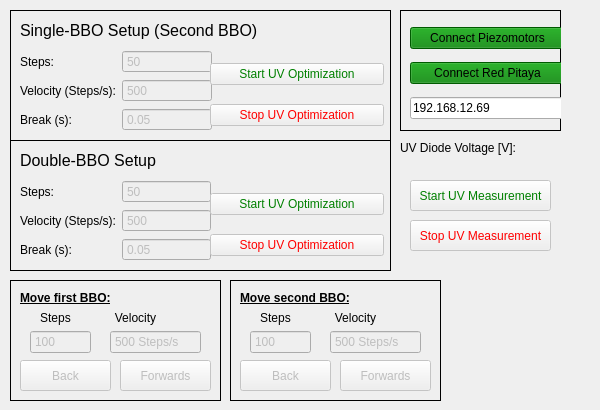
    <widget class="QWidget" name="BBO_tab">
     <attribute name="title">
      <string>UV Opt.</string>
     </attribute>
     <widget class="QFrame" name="frame_10">
      <property name="geometry">
       <rect>
        <x>230</x>
        <y>280</y>
        <width>211</width>
        <height>121</height>
       </rect>
      </property>
      <property name="frameShape">
       <enum>QFrame::Box</enum>
      </property>
      <property name="frameShadow">
       <enum>QFrame::Plain</enum>
      </property>
      <widget class="QLabel" name="label_38">
       <property name="geometry">
        <rect>
         <x>10</x>
         <y>30</y>
         <width>71</width>
         <height>16</height>
        </rect>
       </property>
       <property name="text">
        <string>Steps</string>
       </property>
       <property name="alignment">
        <set>Qt::AlignCenter</set>
       </property>
      </widget>
      <widget class="QPushButton" name="bbo_button_back">
       <property name="enabled">
        <bool>false</bool>
       </property>
       <property name="geometry">
        <rect>
         <x>10</x>
         <y>80</y>
         <width>91</width>
         <height>31</height>
        </rect>
       </property>
       <property name="text">
        <string>Back</string>
       </property>
      </widget>
      <widget class="QPushButton" name="bbo_button_forwards">
       <property name="enabled">
        <bool>false</bool>
       </property>
       <property name="geometry">
        <rect>
         <x>110</x>
         <y>80</y>
         <width>91</width>
         <height>31</height>
        </rect>
       </property>
       <property name="text">
        <string>Forwards</string>
       </property>
      </widget>
      <widget class="QLabel" name="label_3">
       <property name="geometry">
        <rect>
         <x>90</x>
         <y>30</y>
         <width>71</width>
         <height>16</height>
        </rect>
       </property>
       <property name="text">
        <string>Velocity</string>
       </property>
       <property name="alignment">
        <set>Qt::AlignCenter</set>
       </property>
      </widget>
      <widget class="QLabel" name="label_22">
       <property name="geometry">
        <rect>
         <x>10</x>
         <y>10</y>
         <width>161</width>
         <height>16</height>
        </rect>
       </property>
       <property name="font">
        <font>
         <bold>true</bold>
         <underline>true</underline>
        </font>
       </property>
       <property name="text">
        <string>Move second BBO:</string>
       </property>
      </widget>
      <widget class="QDoubleSpinBox" name="bbo_lineEdit_velocity">
       <property name="enabled">
        <bool>false</bool>
       </property>
       <property name="geometry">
        <rect>
         <x>100</x>
         <y>50</y>
         <width>91</width>
         <height>24</height>
        </rect>
       </property>
       <property name="buttonSymbols">
        <enum>QAbstractSpinBox::NoButtons</enum>
       </property>
       <property name="correctionMode">
        <enum>QAbstractSpinBox::CorrectToNearestValue</enum>
       </property>
       <property name="suffix">
        <string> Steps/s</string>
       </property>
       <property name="decimals">
        <number>0</number>
       </property>
       <property name="minimum">
        <double>1.000000000000000</double>
       </property>
       <property name="maximum">
        <double>1500.000000000000000</double>
       </property>
       <property name="singleStep">
        <double>1.000000000000000</double>
       </property>
       <property name="value">
        <double>500.000000000000000</double>
       </property>
      </widget>
      <widget class="QDoubleSpinBox" name="bbo_lineEdit_relativeSteps">
       <property name="enabled">
        <bool>false</bool>
       </property>
       <property name="geometry">
        <rect>
         <x>20</x>
         <y>50</y>
         <width>61</width>
         <height>24</height>
        </rect>
       </property>
       <property name="buttonSymbols">
        <enum>QAbstractSpinBox::NoButtons</enum>
       </property>
       <property name="correctionMode">
        <enum>QAbstractSpinBox::CorrectToNearestValue</enum>
       </property>
       <property name="suffix">
        <string/>
       </property>
       <property name="decimals">
        <number>0</number>
       </property>
       <property name="minimum">
        <double>1.000000000000000</double>
       </property>
       <property name="maximum">
        <double>10000.000000000000000</double>
       </property>
       <property name="singleStep">
        <double>1.000000000000000</double>
       </property>
       <property name="value">
        <double>100.000000000000000</double>
       </property>
      </widget>
     </widget>
     <widget class="QFrame" name="frame_11">
      <property name="geometry">
       <rect>
        <x>10</x>
        <y>10</y>
        <width>381</width>
        <height>131</height>
       </rect>
      </property>
      <property name="frameShape">
       <enum>QFrame::Box</enum>
      </property>
      <property name="frameShadow">
       <enum>QFrame::Plain</enum>
      </property>
      <widget class="QWidget" name="formLayoutWidget">
       <property name="geometry">
        <rect>
         <x>10</x>
         <y>40</y>
         <width>192</width>
         <height>95</height>
        </rect>
       </property>
       <layout class="QFormLayout" name="formLayout">
        <property name="labelAlignment">
         <set>Qt::AlignLeading|Qt::AlignLeft|Qt::AlignVCenter</set>
        </property>
        <property name="formAlignment">
         <set>Qt::AlignHCenter|Qt::AlignTop</set>
        </property>
        <item row="0" column="0">
         <widget class="QLabel" name="bbo_label_steps">
          <property name="text">
           <string>Steps:</string>
          </property>
          <property name="alignment">
           <set>Qt::AlignLeading|Qt::AlignLeft|Qt::AlignVCenter</set>
          </property>
         </widget>
        </item>
        <item row="1" column="0">
         <widget class="QLabel" name="bbo_label_velocity">
          <property name="enabled">
           <bool>true</bool>
          </property>
          <property name="text">
           <string>Velocity (Steps/s):</string>
          </property>
         </widget>
        </item>
        <item row="2" column="0">
         <widget class="QLabel" name="bbo_label_break">
          <property name="text">
           <string>Break (s):</string>
          </property>
         </widget>
        </item>
        <item row="0" column="1">
         <widget class="QDoubleSpinBox" name="bbo_lineEdit_steps">
          <property name="enabled">
           <bool>false</bool>
          </property>
          <property name="buttonSymbols">
           <enum>QAbstractSpinBox::NoButtons</enum>
          </property>
          <property name="correctionMode">
           <enum>QAbstractSpinBox::CorrectToNearestValue</enum>
          </property>
          <property name="suffix">
           <string/>
          </property>
          <property name="decimals">
           <number>0</number>
          </property>
          <property name="minimum">
           <double>1.000000000000000</double>
          </property>
          <property name="maximum">
           <double>1000.000000000000000</double>
          </property>
          <property name="singleStep">
           <double>1.000000000000000</double>
          </property>
          <property name="value">
           <double>50.000000000000000</double>
          </property>
         </widget>
        </item>
        <item row="1" column="1">
         <widget class="QDoubleSpinBox" name="bbo_lineEdit_scanVelocity">
          <property name="enabled">
           <bool>false</bool>
          </property>
          <property name="buttonSymbols">
           <enum>QAbstractSpinBox::NoButtons</enum>
          </property>
          <property name="correctionMode">
           <enum>QAbstractSpinBox::CorrectToNearestValue</enum>
          </property>
          <property name="suffix">
           <string/>
          </property>
          <property name="decimals">
           <number>0</number>
          </property>
          <property name="minimum">
           <double>1.000000000000000</double>
          </property>
          <property name="maximum">
           <double>1500.000000000000000</double>
          </property>
          <property name="singleStep">
           <double>1.000000000000000</double>
          </property>
          <property name="value">
           <double>500.000000000000000</double>
          </property>
         </widget>
        </item>
        <item row="2" column="1">
         <widget class="QDoubleSpinBox" name="bbo_lineEdit_break">
          <property name="enabled">
           <bool>false</bool>
          </property>
          <property name="buttonSymbols">
           <enum>QAbstractSpinBox::NoButtons</enum>
          </property>
          <property name="correctionMode">
           <enum>QAbstractSpinBox::CorrectToNearestValue</enum>
          </property>
          <property name="suffix">
           <string/>
          </property>
          <property name="decimals">
           <number>2</number>
          </property>
          <property name="minimum">
           <double>0.000000000000000</double>
          </property>
          <property name="maximum">
           <double>1.000000000000000</double>
          </property>
          <property name="singleStep">
           <double>0.100000000000000</double>
          </property>
          <property name="value">
           <double>0.050000000000000</double>
          </property>
         </widget>
        </item>
       </layout>
      </widget>
      <widget class="QWidget" name="verticalLayoutWidget_7">
       <property name="geometry">
        <rect>
         <x>200</x>
         <y>40</y>
         <width>174</width>
         <height>91</height>
        </rect>
       </property>
       <layout class="QVBoxLayout" name="verticalLayout_7">
        <item>
         <widget class="QPushButton" name="bbo_button_startUvScan">
          <property name="enabled">
           <bool>false</bool>
          </property>
          <property name="styleSheet">
           <string notr="true">color: green</string>
          </property>
          <property name="text">
           <string>Start UV Optimization</string>
          </property>
         </widget>
        </item>
        <item>
         <widget class="QPushButton" name="bbo_button_stopUvScan">
          <property name="enabled">
           <bool>false</bool>
          </property>
          <property name="styleSheet">
           <string notr="true">color: red</string>
          </property>
          <property name="text">
           <string>Stop UV Optimization</string>
          </property>
         </widget>
        </item>
       </layout>
      </widget>
      <widget class="QLabel" name="label_19">
       <property name="geometry">
        <rect>
         <x>10</x>
         <y>10</y>
         <width>361</width>
         <height>21</height>
        </rect>
       </property>
       <property name="font">
        <font>
         <pointsize>12</pointsize>
        </font>
       </property>
       <property name="text">
        <string>Single-BBO Setup (Second BBO)</string>
       </property>
      </widget>
     </widget>
     <widget class="QFrame" name="frame_13">
      <property name="geometry">
       <rect>
        <x>400</x>
        <y>10</y>
        <width>161</width>
        <height>121</height>
       </rect>
      </property>
      <property name="frameShape">
       <enum>QFrame::Box</enum>
      </property>
      <property name="frameShadow">
       <enum>QFrame::Plain</enum>
      </property>
      <widget class="QWidget" name="verticalLayoutWidget_6">
       <property name="geometry">
        <rect>
         <x>10</x>
         <y>10</y>
         <width>155</width>
         <height>109</height>
        </rect>
       </property>
       <layout class="QVBoxLayout" name="verticalLayout_6">
        <item>
         <widget class="QPushButton" name="bbo_button_connectPiezo">
          <property name="styleSheet">
           <string notr="true">background-color: green</string>
          </property>
          <property name="text">
           <string>Connect Piezomotors</string>
          </property>
          <property name="checkable">
           <bool>true</bool>
          </property>
         </widget>
        </item>
        <item>
         <widget class="QPushButton" name="bbo_button_connectRP">
          <property name="styleSheet">
           <string notr="true">background-color: green</string>
          </property>
          <property name="text">
           <string>Connect Red Pitaya</string>
          </property>
          <property name="checkable">
           <bool>true</bool>
          </property>
         </widget>
        </item>
        <item>
         <widget class="QLineEdit" name="bbo_lineEdit_ipRedPitaya">
          <property name="text">
           <string>192.168.12.69</string>
          </property>
         </widget>
        </item>
       </layout>
      </widget>
     </widget>
     <widget class="QFrame" name="frame_12">
      <property name="geometry">
       <rect>
        <x>10</x>
        <y>140</y>
        <width>381</width>
        <height>131</height>
       </rect>
      </property>
      <property name="frameShape">
       <enum>QFrame::Box</enum>
      </property>
      <property name="frameShadow">
       <enum>QFrame::Plain</enum>
      </property>
      <widget class="QWidget" name="formLayoutWidget_2">
       <property name="geometry">
        <rect>
         <x>10</x>
         <y>40</y>
         <width>191</width>
         <height>95</height>
        </rect>
       </property>
       <layout class="QFormLayout" name="formLayout_2">
        <property name="labelAlignment">
         <set>Qt::AlignLeading|Qt::AlignLeft|Qt::AlignVCenter</set>
        </property>
        <property name="formAlignment">
         <set>Qt::AlignHCenter|Qt::AlignTop</set>
        </property>
        <item row="0" column="0">
         <widget class="QLabel" name="bbo_label_steps_2">
          <property name="text">
           <string>Steps:</string>
          </property>
          <property name="alignment">
           <set>Qt::AlignLeading|Qt::AlignLeft|Qt::AlignVCenter</set>
          </property>
         </widget>
        </item>
        <item row="1" column="0">
         <widget class="QLabel" name="bbo_label_velocity_2">
          <property name="text">
           <string>Velocity (Steps/s):</string>
          </property>
         </widget>
        </item>
        <item row="2" column="0">
         <widget class="QLabel" name="bbo_label_break_2">
          <property name="text">
           <string>Break (s):</string>
          </property>
         </widget>
        </item>
        <item row="0" column="1">
         <widget class="QDoubleSpinBox" name="bbo_lineEdit_steps_double">
          <property name="enabled">
           <bool>false</bool>
          </property>
          <property name="buttonSymbols">
           <enum>QAbstractSpinBox::NoButtons</enum>
          </property>
          <property name="correctionMode">
           <enum>QAbstractSpinBox::CorrectToNearestValue</enum>
          </property>
          <property name="suffix">
           <string/>
          </property>
          <property name="decimals">
           <number>0</number>
          </property>
          <property name="minimum">
           <double>1.000000000000000</double>
          </property>
          <property name="maximum">
           <double>1000.000000000000000</double>
          </property>
          <property name="singleStep">
           <double>1.000000000000000</double>
          </property>
          <property name="value">
           <double>50.000000000000000</double>
          </property>
         </widget>
        </item>
        <item row="1" column="1">
         <widget class="QDoubleSpinBox" name="bbo_lineEdit_scanVelocity_double">
          <property name="enabled">
           <bool>false</bool>
          </property>
          <property name="buttonSymbols">
           <enum>QAbstractSpinBox::NoButtons</enum>
          </property>
          <property name="correctionMode">
           <enum>QAbstractSpinBox::CorrectToNearestValue</enum>
          </property>
          <property name="suffix">
           <string/>
          </property>
          <property name="decimals">
           <number>0</number>
          </property>
          <property name="minimum">
           <double>1.000000000000000</double>
          </property>
          <property name="maximum">
           <double>1500.000000000000000</double>
          </property>
          <property name="singleStep">
           <double>1.000000000000000</double>
          </property>
          <property name="value">
           <double>500.000000000000000</double>
          </property>
         </widget>
        </item>
        <item row="2" column="1">
         <widget class="QDoubleSpinBox" name="bbo_lineEdit_break_double">
          <property name="enabled">
           <bool>false</bool>
          </property>
          <property name="buttonSymbols">
           <enum>QAbstractSpinBox::NoButtons</enum>
          </property>
          <property name="correctionMode">
           <enum>QAbstractSpinBox::CorrectToNearestValue</enum>
          </property>
          <property name="suffix">
           <string/>
          </property>
          <property name="decimals">
           <number>2</number>
          </property>
          <property name="minimum">
           <double>0.000000000000000</double>
          </property>
          <property name="maximum">
           <double>1.000000000000000</double>
          </property>
          <property name="singleStep">
           <double>0.100000000000000</double>
          </property>
          <property name="value">
           <double>0.050000000000000</double>
          </property>
         </widget>
        </item>
       </layout>
      </widget>
      <widget class="QWidget" name="verticalLayoutWidget_9">
       <property name="geometry">
        <rect>
         <x>200</x>
         <y>40</y>
         <width>174</width>
         <height>91</height>
        </rect>
       </property>
       <layout class="QVBoxLayout" name="verticalLayout_13">
        <item>
         <widget class="QPushButton" name="bbo_button_startUvScan_double">
          <property name="enabled">
           <bool>false</bool>
          </property>
          <property name="styleSheet">
           <string notr="true">color: green</string>
          </property>
          <property name="text">
           <string>Start UV Optimization</string>
          </property>
         </widget>
        </item>
        <item>
         <widget class="QPushButton" name="bbo_button_stopUvScan_double">
          <property name="enabled">
           <bool>false</bool>
          </property>
          <property name="styleSheet">
           <string notr="true">color: red</string>
          </property>
          <property name="text">
           <string>Stop UV Optimization</string>
          </property>
         </widget>
        </item>
       </layout>
      </widget>
      <widget class="QLabel" name="label_20">
       <property name="geometry">
        <rect>
         <x>10</x>
         <y>10</y>
         <width>361</width>
         <height>21</height>
        </rect>
       </property>
       <property name="font">
        <font>
         <pointsize>12</pointsize>
        </font>
       </property>
       <property name="text">
        <string>Double-BBO Setup</string>
       </property>
      </widget>
     </widget>
     <widget class="QLabel" name="bbo_label_diodeVoltage">
      <property name="geometry">
       <rect>
        <x>400</x>
        <y>140</y>
        <width>191</width>
        <height>16</height>
       </rect>
      </property>
      <property name="text">
       <string>UV Diode Voltage [V]:</string>
      </property>
     </widget>
     <widget class="QFrame" name="frame_19">
      <property name="geometry">
       <rect>
        <x>10</x>
        <y>280</y>
        <width>211</width>
        <height>121</height>
       </rect>
      </property>
      <property name="frameShape">
       <enum>QFrame::Box</enum>
      </property>
      <property name="frameShadow">
       <enum>QFrame::Plain</enum>
      </property>
      <widget class="QLabel" name="label_39">
       <property name="geometry">
        <rect>
         <x>10</x>
         <y>30</y>
         <width>71</width>
         <height>16</height>
        </rect>
       </property>
       <property name="text">
        <string>Steps</string>
       </property>
       <property name="alignment">
        <set>Qt::AlignCenter</set>
       </property>
      </widget>
      <widget class="QPushButton" name="bbo_button_back_front">
       <property name="enabled">
        <bool>false</bool>
       </property>
       <property name="geometry">
        <rect>
         <x>10</x>
         <y>80</y>
         <width>91</width>
         <height>31</height>
        </rect>
       </property>
       <property name="text">
        <string>Back</string>
       </property>
      </widget>
      <widget class="QPushButton" name="bbo_button_forwards_front">
       <property name="enabled">
        <bool>false</bool>
       </property>
       <property name="geometry">
        <rect>
         <x>110</x>
         <y>80</y>
         <width>91</width>
         <height>31</height>
        </rect>
       </property>
       <property name="text">
        <string>Forwards</string>
       </property>
      </widget>
      <widget class="QLabel" name="label_23">
       <property name="geometry">
        <rect>
         <x>90</x>
         <y>30</y>
         <width>71</width>
         <height>16</height>
        </rect>
       </property>
       <property name="text">
        <string>Velocity</string>
       </property>
       <property name="alignment">
        <set>Qt::AlignCenter</set>
       </property>
      </widget>
      <widget class="QLabel" name="label_24">
       <property name="geometry">
        <rect>
         <x>10</x>
         <y>10</y>
         <width>161</width>
         <height>16</height>
        </rect>
       </property>
       <property name="font">
        <font>
         <bold>true</bold>
         <underline>true</underline>
        </font>
       </property>
       <property name="text">
        <string>Move first BBO:</string>
       </property>
      </widget>
      <widget class="QDoubleSpinBox" name="bbo_lineEdit_relativeSteps_front">
       <property name="enabled">
        <bool>false</bool>
       </property>
       <property name="geometry">
        <rect>
         <x>20</x>
         <y>50</y>
         <width>61</width>
         <height>24</height>
        </rect>
       </property>
       <property name="buttonSymbols">
        <enum>QAbstractSpinBox::NoButtons</enum>
       </property>
       <property name="correctionMode">
        <enum>QAbstractSpinBox::CorrectToNearestValue</enum>
       </property>
       <property name="suffix">
        <string/>
       </property>
       <property name="decimals">
        <number>0</number>
       </property>
       <property name="minimum">
        <double>1.000000000000000</double>
       </property>
       <property name="maximum">
        <double>10000.000000000000000</double>
       </property>
       <property name="singleStep">
        <double>1.000000000000000</double>
       </property>
       <property name="value">
        <double>100.000000000000000</double>
       </property>
      </widget>
      <widget class="QDoubleSpinBox" name="bbo_lineEdit_velocity_front">
       <property name="enabled">
        <bool>false</bool>
       </property>
       <property name="geometry">
        <rect>
         <x>100</x>
         <y>50</y>
         <width>91</width>
         <height>24</height>
        </rect>
       </property>
       <property name="buttonSymbols">
        <enum>QAbstractSpinBox::NoButtons</enum>
       </property>
       <property name="correctionMode">
        <enum>QAbstractSpinBox::CorrectToNearestValue</enum>
       </property>
       <property name="suffix">
        <string> Steps/s</string>
       </property>
       <property name="decimals">
        <number>0</number>
       </property>
       <property name="minimum">
        <double>1.000000000000000</double>
       </property>
       <property name="maximum">
        <double>1500.000000000000000</double>
       </property>
       <property name="singleStep">
        <double>1.000000000000000</double>
       </property>
       <property name="value">
        <double>500.000000000000000</double>
       </property>
      </widget>
     </widget>
     <widget class="QPushButton" name="bbo_button_startDiodeVoltage">
      <property name="enabled">
       <bool>false</bool>
      </property>
      <property name="geometry">
       <rect>
        <x>410</x>
        <y>180</y>
        <width>141</width>
        <height>31</height>
       </rect>
      </property>
      <property name="styleSheet">
       <string notr="true">color: green</string>
      </property>
      <property name="text">
       <string>Start UV Measurement</string>
      </property>
     </widget>
     <widget class="QPushButton" name="bbo_button_stopDiodeVoltage">
      <property name="enabled">
       <bool>false</bool>
      </property>
      <property name="geometry">
       <rect>
        <x>410</x>
        <y>220</y>
        <width>141</width>
        <height>31</height>
       </rect>
      </property>
      <property name="styleSheet">
       <string notr="true">color: red</string>
      </property>
      <property name="text">
       <string>Stop UV Measurement</string>
      </property>
     </widget>
    </widget>
